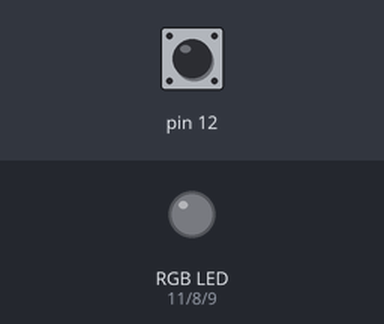
The sketch below on a simulated Arduino Uno, built with avr-gcc and run on an emulated ATmega328P. Shown: an RGB LED mixed from three pins (HIGH = lit). The test bench sets the inputs (shaded band); at power-on: pin 12 HIGH. Dim RGB values are drawn brighter than linear.

Above: at 1.2 s.
1.3 s: pin 12 pulled LOW for 0.15 s
At 1.46 s:
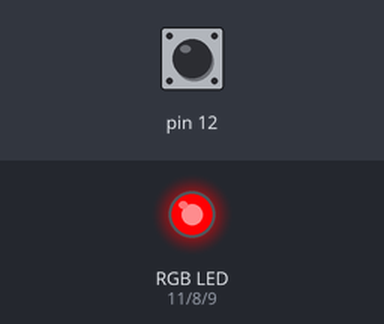
At 4.41 s:
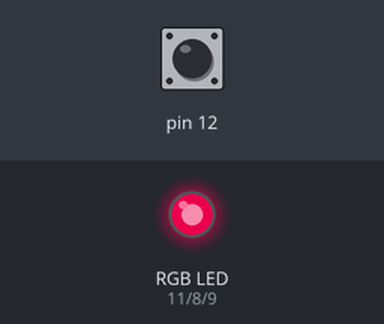
Timing chart, 0 to 21.9 s (numbered marks = the images above; inputs shaded):
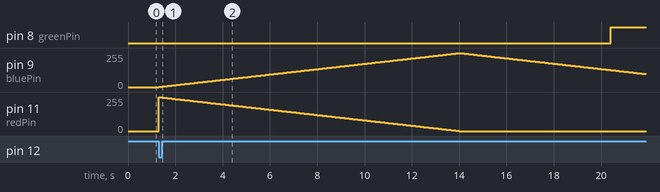

Measured:
- after the input at 1.3 s, pin 8 (greenPin): LOW → HIGH after 19.1 s; pin 9 (bluePin): rises from 0/255 to 255/255 in 12.7 s, then falls to 98/255 in 7.9 s

The sketch:

lp6.ino
```cpp
boolean butt_flag = 0;
boolean butt;
boolean led_flag =  0;

int redPin = 11;
int greenPin = 8;
int bluePin = 9;

int r = 255;
int b = 0;
int g = 0;

void setup() {
  // put your setup code here, to run once:
  pinMode(redPin, OUTPUT);
  pinMode(greenPin, OUTPUT);
  pinMode(bluePin, OUTPUT);
  pinMode(12, INPUT_PULLUP);

}

void loop() {
  // put your main code here, to run repeatedly:
  butt = !digitalRead(12);
  if (butt == 1 && butt_flag == 0){
    butt_flag = 1;
    for (int e=1;  e<=765; e++) {
      if(e<=255) {r--;  b++;}         // Красный тухнет, синий разгорается
      if(e>255 && e<=510) {b--;  g++;}// Синий тухнет, зелёный разгорается
      if(e>510) {g--;  r++;}          // Зелёный тухнет, красный разгорается
      analogWrite(redPin, r);
      analogWrite(greenPin, g);
      analogWrite(bluePin, b);
      delay(50); // чем больше значение, тем меньше скорость
  }
  }
  if (butt == 0 && butt_flag == 1){
    butt_flag = 0;
  }
}
```
